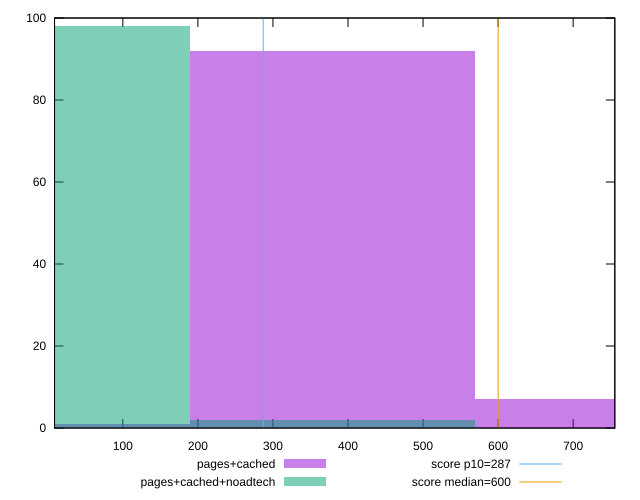

Write the gnuplot code that produced this figure.
reset

$pagesCached <<EOF
759.059415710221 7
379.5297078551105 92
0 1
EOF

$pagesCachedNoadtech <<EOF
0 98
379.5297078551105 2
EOF

set key outside below
set boxwidth 379.5297078551105
set xrange [9:755.4999999999991]
set yrange [0:100]
set trange [0:100]
set style fill transparent solid 0.5 noborder

set parametric
set terminal svg size 640, 500 enhanced background rgb 'white'
set output "report_00017_2021-02-10T15-08-03.406Z/total-blocking-time/comparison/histogram/1_vs_2.svg"

plot $pagesCached title "pages+cached" with boxes, \
     $pagesCachedNoadtech title "pages+cached+noadtech" with boxes, \
     287,t title "score p10=287", \
     600,t title "score median=600"

reset
